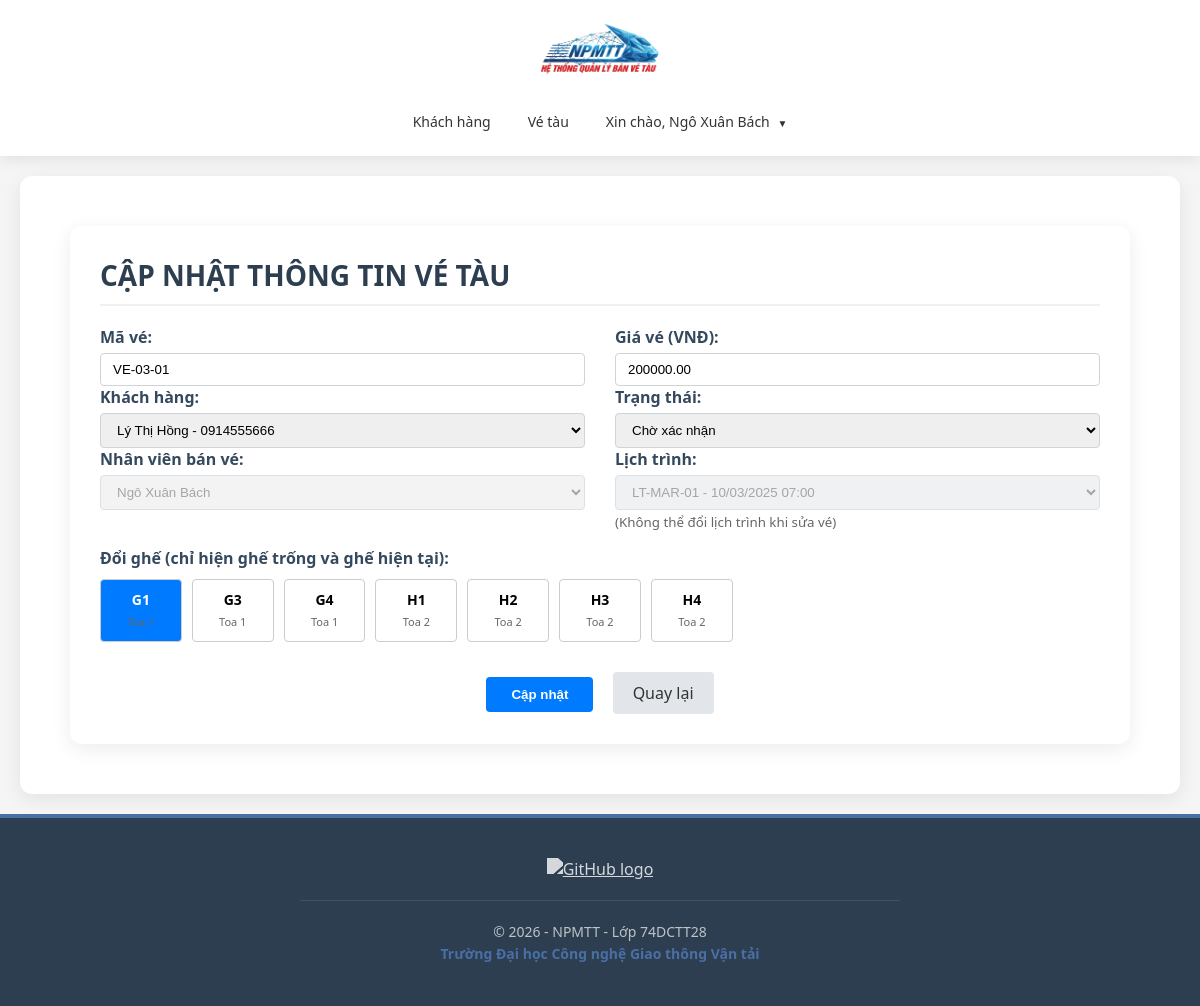
/modules/ve-tau/sua.php?id=13 (signed in), run on the app's committed database.
### tables this page shows
CREATE TABLE IF NOT EXISTS `ve_tau` (
  `id` int(11) NOT NULL AUTO_INCREMENT,
  `ma_ve` varchar(20) NOT NULL,
  `id_khach_hang` int(11) NOT NULL,
  `id_lich_trinh` int(11) NOT NULL,
  `id_ghe` int(11) NOT NULL,
  `id_nhan_vien` int(11) DEFAULT NULL,
  `ngay_dat` datetime DEFAULT current_timestamp(),
  `gia_ve` decimal(10,2) NOT NULL,
  `trang_thai` varchar(20) NOT NULL,
  PRIMARY KEY (`id`),
  UNIQUE KEY `ma_ve` (`ma_ve`),
  UNIQUE KEY `unique_booking` (`id_lich_trinh`,`id_ghe`),
  KEY `id_khach_hang` (`id_khach_hang`),
  KEY `id_ghe` (`id_ghe`),
  KEY `id_nhan_vien` (`id_nhan_vien`)
);

CREATE TABLE IF NOT EXISTS `khach_hang` (
  `id` int(11) NOT NULL AUTO_INCREMENT,
  `cccd` varchar(20) DEFAULT NULL,
  `ho_ten` varchar(100) NOT NULL,
  `ngay_sinh` date DEFAULT curdate(),
  `gioi_tinh` varchar(20) NOT NULL,
  `sdt` varchar(20) NOT NULL,
  `dia_chi` varchar(255) NOT NULL,
  PRIMARY KEY (`id`),
  UNIQUE KEY `sdt` (`sdt`),
  UNIQUE KEY `cccd` (`cccd`)
);

CREATE TABLE IF NOT EXISTS `lich_trinh` (
  `id` int(11) NOT NULL AUTO_INCREMENT,
  `ma_lich_trinh` varchar(20) DEFAULT NULL,
  `id_tau` int(11) NOT NULL,
  `id_tuyen_duong` int(11) NOT NULL,
  `ngay_di` datetime NOT NULL,
  `ngay_den` datetime NOT NULL,
  `trang_thai` varchar(20) NOT NULL,
  PRIMARY KEY (`id`),
  UNIQUE KEY `unique_tau_schedule` (`id_tau`,`ngay_di`),
  UNIQUE KEY `ma_lich_trinh` (`ma_lich_trinh`),
  KEY `id_tuyen_duong` (`id_tuyen_duong`)
);

CREATE TABLE IF NOT EXISTS `ghe` (
  `id` int(11) NOT NULL AUTO_INCREMENT,
  `so_ghe` varchar(10) NOT NULL COMMENT 'VD: A1, B2',
  `id_toa_tau` int(11) NOT NULL,
  PRIMARY KEY (`id`),
  UNIQUE KEY `unique_ghe_trong_toa` (`so_ghe`,`id_toa_tau`),
  KEY `id_toa_tau` (`id_toa_tau`)
);

CREATE TABLE IF NOT EXISTS `toa_tau` (
  `id` int(11) NOT NULL AUTO_INCREMENT,
  `ma_toa` varchar(20) NOT NULL COMMENT 'VD: Toa 1, Toa 2',
  `id_tau` int(11) NOT NULL,
  `id_loai_toa` int(11) NOT NULL,
  PRIMARY KEY (`id`),
  UNIQUE KEY `unique_toa_trong_tau` (`ma_toa`,`id_tau`),
  KEY `id_tau` (`id_tau`),
  KEY `id_loai_toa` (`id_loai_toa`)
);

### modules/ve-tau/sua.php (the view, shortened to what this page needs)
<?php
require_once __DIR__ . '/../../bootstrap.php';
require_once __DIR__ . '/../../includes/header.php';
$conn = $db->getConnection();
$sql_khach_hang = "SELECT id, ho_ten, sdt FROM khach_hang ORDER BY ho_ten";
$khach_hang_list = $conn->query($sql_khach_hang)->fetchAll();
$sql_lich_trinh = "SELECT id, ma_lich_trinh, ngay_di FROM lich_trinh ORDER BY ngay_di";
$lich_trinh_list = $conn->query($sql_lich_trinh)->fetchAll();
if (isset($_GET['id'])) {
    $id = $_GET['id'];
    $stmt = $conn->prepare("SELECT * FROM ve_tau WHERE id = ?");
    $stmt->execute([$id]);
    $ve_tau = $stmt->fetch();
    $ma_ve = $ve_tau['ma_ve'];
    $id_khach_hang = $ve_tau['id_khach_hang'];
    $id_lich_trinh = $ve_tau['id_lich_trinh'];
    $id_ghe = $ve_tau['id_ghe'];
    $gia_ve = $ve_tau['gia_ve'];
    $trang_thai = $ve_tau['trang_thai'];
    $sql_ghe = "SELECT g.id, g.so_ghe, t.ma_toa
                FROM ghe g
                JOIN toa_tau t ON g.id_toa_tau = t.id
                JOIN tau tau ON t.id_tau = tau.id
                JOIN lich_trinh lt ON lt.id_tau = tau.id
                WHERE lt.id = ?
                AND (g.id = ? OR g.id NOT IN (SELECT id_ghe FROM ve_tau WHERE id_lich_trinh = ? AND id != ? AND trang_thai NOT IN ('Đã hủy')))
                ORDER BY t.ma_toa, g.so_ghe";
    $stmt_ghe = $conn->prepare($sql_ghe);
    $stmt_ghe->execute([$id_lich_trinh, $id_ghe, $id_lich_trinh, $id]);
    $ghe_list = $stmt_ghe->fetchAll();
} else {
    echo "<script>alert('Không có ID!'); window.location='index.php';</script>";
    exit();
}
?>
<div class="main-content">
    <h1>CẬP NHẬT THÔNG TIN VÉ TÀU</h1>
    <form method="post" action="">
        <div class="row" style="display: flex; flex-wrap: wrap; margin-right: -15px; margin-left: -15px;">
            <div class="col-md-6" style="flex: 0 0 50%; max-width: 50%; padding-right: 15px; padding-left: 15px; box-sizing: border-box;">
                <div class="form-group mb-20">
                    <label style="font-weight: 600; color: #34495e; display: block; margin-bottom: 5px;">Mã vé:</label>
                    <input type="text" class="form-control" name="ma_ve" value="<?php echo htmlspecialchars($ma_ve); ?>" required
                        style="width: 100%; padding: 8px 12px; border: 1px solid #ced4da; border-radius: 4px;">
                </div>
                <div class="form-group mb-20">
                    <label style="font-weight: 600; color: #34495e; display: block; margin-bottom: 5px;">Khách hàng:</label>
                    <select class="form-control" name="id_khach_hang" required style="width: 100%; padding: 8px 12px; border: 1px solid #ced4da; border-radius: 4px;">
                        <?php foreach ($khach_hang_list as $kh): ?>
                            <option value="<?php echo $kh['id']; ?>" <?php echo $id_khach_hang == $kh['id'] ? 'selected' : ''; ?>>
                                <?php echo htmlspecialchars($kh['ho_ten'] . ' - ' . $kh['sdt']); ?>
                            </option>
                        <?php endforeach; ?>
                    </select>
                </div>
                <div class="form-group mb-20">
                    <label style="font-weight: 600; color: #34495e; display: block; margin-bottom: 5px;">Nhân viên bán vé:</label>
                    <select class="form-control" name="id_nhan_vien" style="width: 100%; padding: 8px 12px; border: 1px solid #ced4da; border-radius: 4px;" disabled>
                        <option value="<?php echo $id_nhan_vien = $_SESSION['user']['id']; ?>">
                            <?php echo htmlspecialchars($_SESSION['user']['ho_ten']); ?>
                        </option>
                    </select>
                </div>
            </div>
            <div class="col-md-6" style="flex: 0 0 50%; max-width: 50%; padding-right: 15px; padding-left: 15px; box-sizing: border-box;">
                <div class="form-group mb-20">
                    <label style="font-weight: 600; color: #34495e; display: block; margin-bottom: 5px;">Giá vé (VNĐ):</label>
                    <input type="number" class="form-control" name="gia_ve" value="<?php echo htmlspecialchars($gia_ve); ?>" required min="0"
                        style="width: 100%; padding: 8px 12px; border: 1px solid #ced4da; border-radius: 4px;">
                </div>
                <div class="form-group mb-20">
                    <label style="font-weight: 600; color: #34495e; display: block; margin-bottom: 5px;">Trạng thái:</label>
                    <select class="form-control" name="trang_thai" required style="width: 100%; padding: 8px 12px; border: 1px solid #ced4da; border-radius: 4px;">
                        <option value="Chờ xác nhận" <?php echo $trang_thai == 'Chờ xác nhận' ? 'selected' : ''; ?>>Chờ xác nhận</option>
                    </select>
                </div>
                <div class="form-group mb-20">
                    <label style="font-weight: 600; color: #34495e; display: block; margin-bottom: 5px;">Lịch trình:</label>
                    <select class="form-control" name="id_lich_trinh" disabled style="width: 100%; padding: 8px 12px; border: 1px solid #ced4da; border-radius: 4px; background: #e9ecef;">
                        <?php foreach ($lich_trinh_list as $lt): ?>
                            <option value="<?php echo $lt['id']; ?>" <?php echo $id_lich_trinh == $lt['id'] ? 'selected' : ''; ?>>
                                <?php echo htmlspecialchars($lt['ma_lich_trinh'] . ' - ' . date('d/m/Y H:i', strtotime($lt['ngay_di']))); ?>
                            </option>
                        <?php endforeach; ?>
                    </select>
                    <small style="color: #666;">(Không thể đổi lịch trình khi sửa vé)</small>
                </div>
            </div>
            <div class="col-12" style="width: 100%; padding: 0 15px; margin-top: 15px;">
                <label style="font-weight: 600; color: #34495e; display: block; margin-bottom: 10px;">Đổi ghế (chỉ hiện ghế trống và ghế hiện tại):</label>
                <div style="display: grid; grid-template-columns: repeat(auto-fill, minmax(80px, 1fr)); gap: 10px;">
                    <?php foreach ($ghe_list as $ghe): ?>
                        <label class="ghe-item" style="border: 1px solid #ccc; padding: 10px; text-align: center; border-radius: 4px; cursor: pointer; background: #fff; position: relative;">
                            <div class="ghe-content">
                                <strong style="display: block; font-size: 14px;"><?php echo htmlspecialchars($ghe['so_ghe']); ?></strong>
                                <span style="font-size: 11px; color: #666;"><?php echo htmlspecialchars($ghe['ma_toa']); ?></span>
                            </div>
                        </label>
                    <?php endforeach; ?>
                </div>
            </div>
        </div>
        <div style="text-align: center; margin-top: 30px;">
            <button type="submit" name="btnEdit" style="background: #007bff; color: white; padding: 10px 25px; border: none; border-radius: 4px; cursor: pointer; font-weight: 600;">
                <i class="bi bi-save"></i> Cập nhật
            </button>
            <a href="index.php" style="margin-left: 15px; color: #333; text-decoration: none; padding: 10px 20px; background: #e2e6ea; border-radius: 4px; display: inline-block;">
                <i class="bi bi-arrow-left"></i> Quay lại
            </a>
        </div>
    </form>
</div>
<?php
require_once '../../includes/footer.php';
?>

### assets/css/layout.css (style rules this page uses)
* { margin: 0; padding: 0; box-sizing: border-box; }
body { font-family: 'Segoe UI', Tahoma, Geneva, Verdana, sans-serif; background-color: #f5f5f5; min-height: 100vh; display: flex; flex-direction: column; }
.main-content { margin: 20px; padding: 30px; background-color: white; border-radius: 12px; box-shadow: 0 5px 20px rgba(0, 0, 0, 0.08); flex: 1; }
.main-content h1 { color: #2c3e50; font-size: 28px; margin-bottom: 20px; padding-bottom: 10px; border-bottom: 2px solid #f0f0f0; }

### modules/ve-tau/sua.php (style rules this page uses)
.ghe-item:has(input:checked) { background-color: #007bff !important; color: white; border-color: #007bff; }
.ghe-item:has(input:checked) span { color: #eee; }

### data on the page
ve_tau: ma_ve "VE-03-01", id_khach_hang "Lý Thị Hồng - 0914555666", gia_ve "200000.00", id_lich_trinh "LT-MAR-01 - 10/03/2025 07:00"
ghe: so_ghe "G1"
ghe: so_ghe "G3", id_toa_tau.ma_toa "Toa 1"
ghe: so_ghe "G4", id_toa_tau.ma_toa "Toa 1"
ghe: so_ghe "H1", id_toa_tau.ma_toa "Toa 2"
ghe: so_ghe "H2", id_toa_tau.ma_toa "Toa 2"
ghe: so_ghe "H3", id_toa_tau.ma_toa "Toa 2"
ghe: so_ghe "H4", id_toa_tau.ma_toa "Toa 2"

### other printed values
$_SESSION['user']['ho_ten'] "Ngô Xuân Bách"
form field id_nhan_vien "Ngô Xuân Bách"
